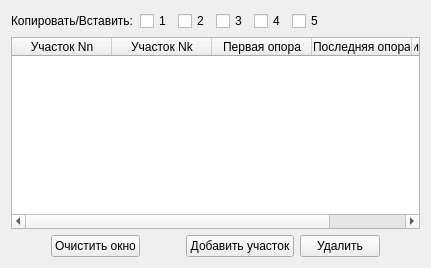
       <widget class="QWidget" name="Zytr_list">
        <attribute name="title">
         <string>Заземление тросов опор РВЛ</string>
        </attribute>
        <layout class="QGridLayout" name="gridLayout_4">
         <item row="3" column="0">
          <layout class="QHBoxLayout" name="horizontalLayout_4" stretch="0,0,1,0,0,0">
           <item>
            <spacer name="horizontalSpacer_27">
             <property name="orientation">
              <enum>Qt::Horizontal</enum>
             </property>
             <property name="sizeHint" stdset="0">
              <size>
               <width>40</width>
               <height>20</height>
              </size>
             </property>
            </spacer>
           </item>
           <item>
            <widget class="QPushButton" name="btn_4_clear">
             <property name="text">
              <string>Очистить окно</string>
             </property>
            </widget>
           </item>
           <item>
            <spacer name="horizontalSpacer_7">
             <property name="orientation">
              <enum>Qt::Horizontal</enum>
             </property>
             <property name="sizeHint" stdset="0">
              <size>
               <width>40</width>
               <height>20</height>
              </size>
             </property>
            </spacer>
           </item>
           <item>
            <widget class="QPushButton" name="btn_4_new">
             <property name="text">
              <string>Добавить участок</string>
             </property>
            </widget>
           </item>
           <item>
            <widget class="QPushButton" name="btn_4_del">
             <property name="text">
              <string>Удалить</string>
             </property>
            </widget>
           </item>
           <item>
            <spacer name="horizontalSpacer_8">
             <property name="orientation">
              <enum>Qt::Horizontal</enum>
             </property>
             <property name="sizeHint" stdset="0">
              <size>
               <width>40</width>
               <height>20</height>
              </size>
             </property>
            </spacer>
           </item>
          </layout>
         </item>
         <item row="2" column="0">
          <widget class="QTableWidget" name="table_Zytr">
           <column>
            <property name="text">
             <string>Участок Nn</string>
            </property>
           </column>
           <column>
            <property name="text">
             <string>Участок Nk</string>
            </property>
           </column>
           <column>
            <property name="text">
             <string>Первая опора</string>
            </property>
           </column>
           <column>
            <property name="text">
             <string>Последняя опора</string>
            </property>
           </column>
           <column>
            <property name="text">
             <string>Сопротивление заземления, Ом</string>
            </property>
           </column>
          </widget>
         </item>
         <item row="1" column="0">
          <layout class="QHBoxLayout" name="horizontalLayout_36">
           <item>
            <widget class="QLabel" name="label_28">
             <property name="text">
              <string>Копировать/Вставить:</string>
             </property>
            </widget>
           </item>
           <item>
            <widget class="QCheckBox" name="ch_4_1">
             <property name="text">
              <string>1</string>
             </property>
            </widget>
           </item>
           <item>
            <widget class="QCheckBox" name="ch_4_2">
             <property name="text">
              <string>2</string>
             </property>
            </widget>
           </item>
           <item>
            <widget class="QCheckBox" name="ch_4_3">
             <property name="text">
              <string>3</string>
             </property>
            </widget>
           </item>
           <item>
            <widget class="QCheckBox" name="ch_4_4">
             <property name="text">
              <string>4</string>
             </property>
            </widget>
           </item>
           <item>
            <widget class="QCheckBox" name="ch_4_5">
             <property name="text">
              <string>5</string>
             </property>
            </widget>
           </item>
           <item>
            <spacer name="horizontalSpacer_52">
             <property name="orientation">
              <enum>Qt::Horizontal</enum>
             </property>
             <property name="sizeHint" stdset="0">
              <size>
               <width>40</width>
               <height>20</height>
              </size>
             </property>
            </spacer>
           </item>
          </layout>
         </item>
        </layout>
       </widget>
